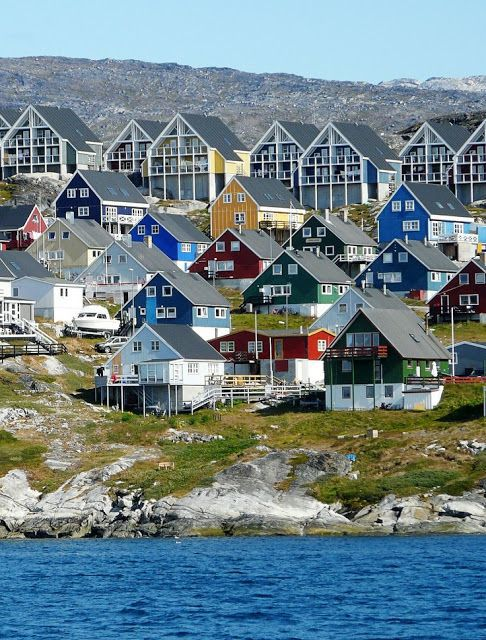
#> input picture OpenCV/image/house.JPG, 486 x 640 px
$ python '17.Shi-Thomas角点检测.py'
#> lines starting #> are read from the running program, lines starting #| are printed output that depends on the picture; after the words box and inside, x2 and y2 are one past the last pixel; in counts of white or black regions, pixels touching at a corner belong together
#> further down, src is the input picture: shape (640, 486, 3); mean B, G, R 136.3, 129.7, 109.6
import numpy as np
import cv2 as cv

corner_value = 30
corner_max = 500


def corner_callback(value):
#> called with value = 0
    corner = cv.getTrackbarPos("corners", "Shi-Thomas")
    if corner <= 1:
        corner = 1
    gray = cv.cvtColor(src, cv.COLOR_BGR2GRAY)
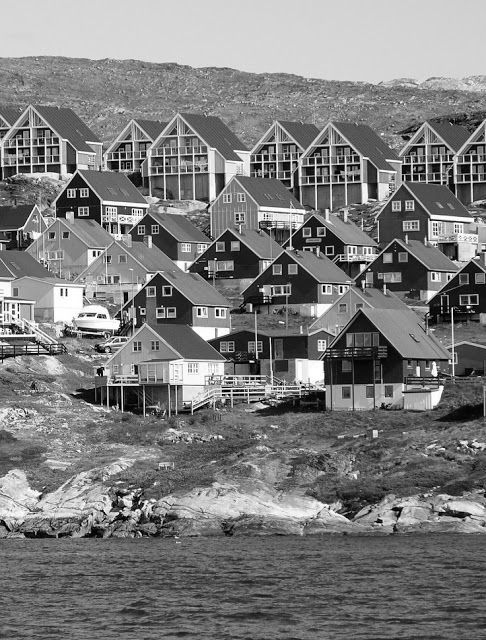
#> gray: shape (640, 486); min 0, max 255, mean 124.4
    dst = np.zeros(src.shape[:], np.uint8)
    np.copyto(dst, src)
    corners = cv.goodFeaturesToTrack(gray, corner, 0.01, 10)
#> corners = 30 rows, first 8: [217, 315], [199, 314], [341, 286], [467, 307], [324, 291], [246, 394], [94, 256], [317, 167]
    corners = np.uint(corners)  # 将浮点型数组转换为整型数组
    for i in corners:
        x, y = i.ravel()  # 将二维数组转换为一维数组
        cv.circle(dst, (x, y), 2, (0, 0, 255), -1)
#> this loop made 30 passes
#> (x, y) on passes 1 to 12: (217, 315), (199, 314), (341, 286), (467, 307), (324, 291), (246, 394), (94, 256), (317, 167), (47, 147), (369, 269), (215, 258), (112, 232)
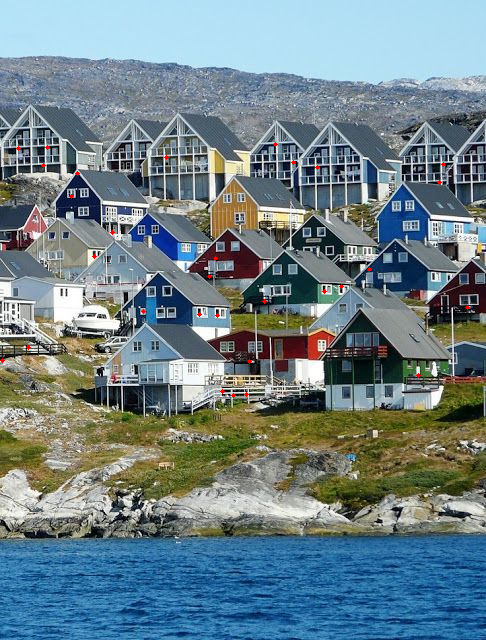
#> dst: shape (640, 486, 3); 0.13% of pixels changed, all inside (x1, y1, x2, y2) = (0, 142, 470, 398)
    cv.imshow("Shi-Thomas", dst)


src = cv.imread("./image/house.JPG")
cv.namedWindow("Shi-Thomas")
cv.imshow("Shi-Thomas", src)
cv.moveWindow("Shi-Thomas", 0, 0)
cv.createTrackbar("corners", "Shi-Thomas", corner_value, corner_max, corner_callback)
corner_callback(0)
cv.waitKey(0)

$ run again, with OpenCV/image/building.JPG copied over OpenCV/image/house.JPG
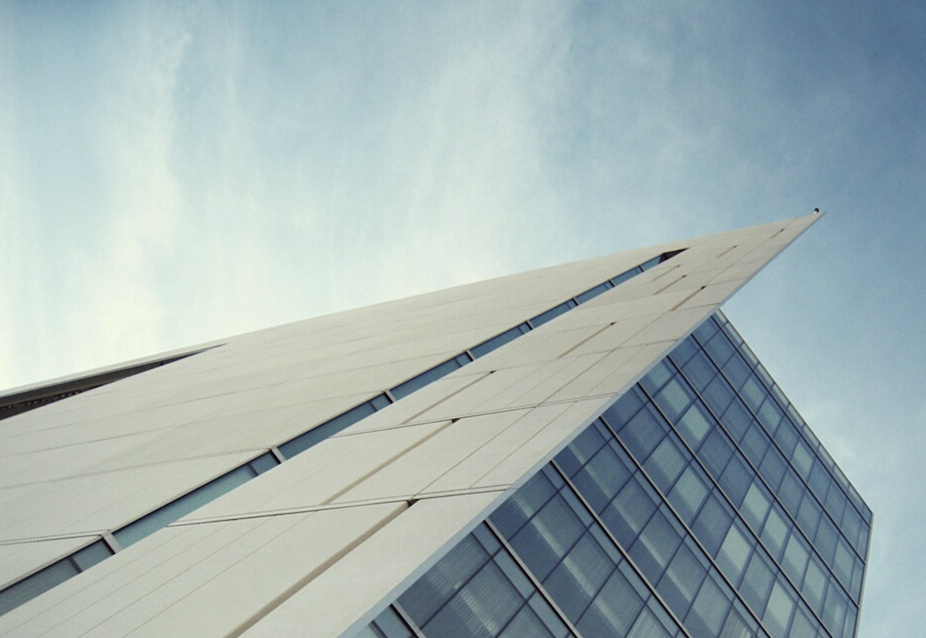
#> input picture OpenCV/image/building.JPG, 926 x 638 px
#> src is the input picture: shape (638, 926, 3); mean B, G, R 179.8, 178.9, 163.1
#> in corner_callback, `gray = cv.cvtColor(src, cv.COLOR_BGR2GRAY)`:
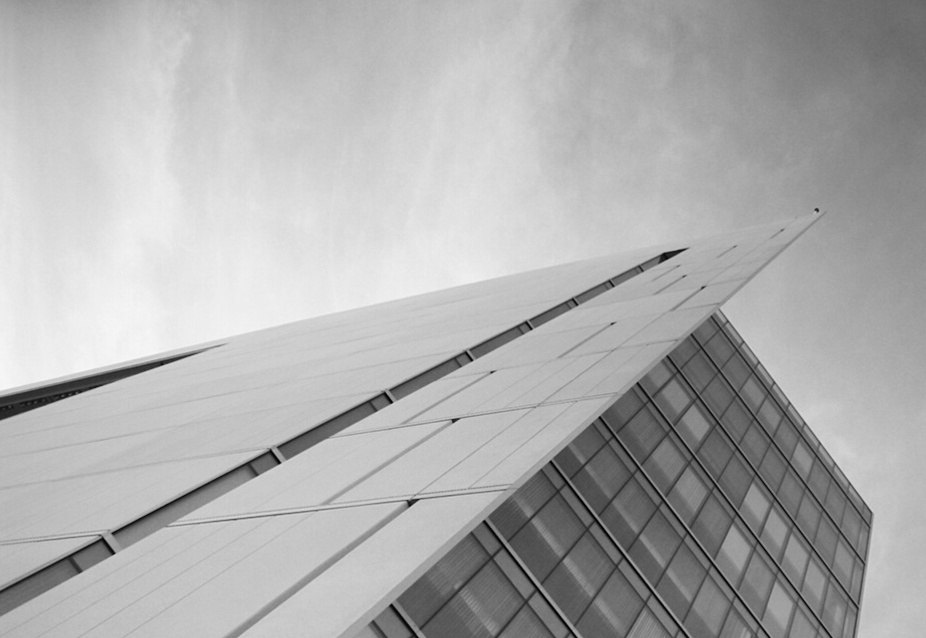
#> gray: shape (638, 926); min 0, max 250, mean 174.3
#> corners = 30 rows, first 8: [279, 462], [392, 402], [112, 533], [531, 328], [114, 553], [472, 360], [270, 449], [452, 422]
#> the loop in corner_callback, `for i in corners:` made 30 passes
#> after the loop in corner_callback, `for i in corners:`:
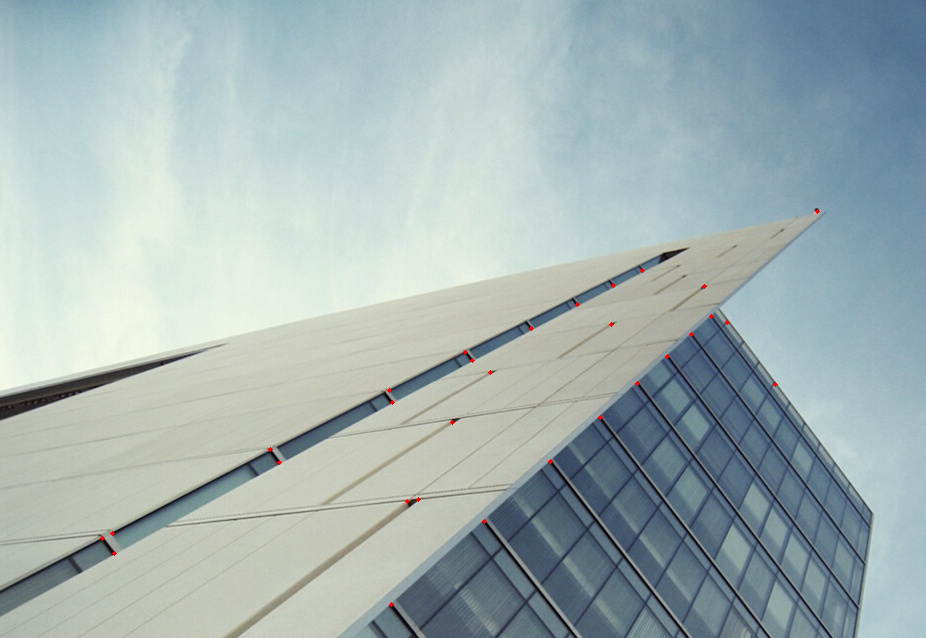
#> dst: shape (638, 926, 3); 0.07% of pixels changed, all inside (x1, y1, x2, y2) = (100, 209, 820, 607)
